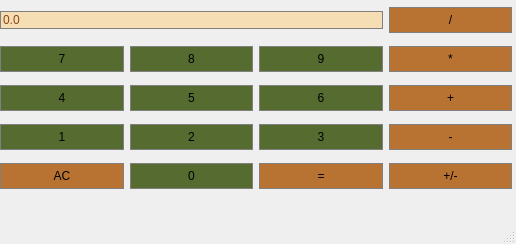
<?xml version="1.0" encoding="UTF-8"?>
<ui version="4.0">
 <class>Calc</class>
 <widget class="QMainWindow" name="Calc">
  <property name="geometry">
   <rect>
    <x>0</x>
    <y>0</y>
    <width>516</width>
    <height>244</height>
   </rect>
  </property>
  <property name="sizePolicy">
   <sizepolicy hsizetype="MinimumExpanding" vsizetype="MinimumExpanding">
    <horstretch>0</horstretch>
    <verstretch>0</verstretch>
   </sizepolicy>
  </property>
  <property name="windowTitle">
   <string>Calc</string>
  </property>
  <widget class="QWidget" name="centralwidget">
   <widget class="QWidget" name="layoutWidget">
    <property name="geometry">
     <rect>
      <x>0</x>
      <y>0</y>
      <width>512</width>
      <height>200</height>
     </rect>
    </property>
    <property name="sizePolicy">
     <sizepolicy hsizetype="Expanding" vsizetype="Preferred">
      <horstretch>0</horstretch>
      <verstretch>0</verstretch>
     </sizepolicy>
    </property>
    <layout class="QGridLayout" name="gridLayout">
     <item row="4" column="0">
      <widget class="QPushButton" name="ButtonClear">
       <property name="sizePolicy">
        <sizepolicy hsizetype="Expanding" vsizetype="Fixed">
         <horstretch>0</horstretch>
         <verstretch>0</verstretch>
        </sizepolicy>
       </property>
       <property name="styleSheet">
        <string notr="true">QPushButton {
     background-color: #b87333; border: 1px solid gray;
	border-radius: 0px;
	padding: 5px;
}</string>
       </property>
       <property name="text">
        <string>AC</string>
       </property>
      </widget>
     </item>
     <item row="1" column="0">
      <widget class="QPushButton" name="Button7">
       <property name="sizePolicy">
        <sizepolicy hsizetype="Expanding" vsizetype="Fixed">
         <horstretch>0</horstretch>
         <verstretch>0</verstretch>
        </sizepolicy>
       </property>
       <property name="styleSheet">
        <string notr="true">QPushButton {
     background-color: #556b2f; border: 1px solid gray;
	border-radius: 0px;
	padding: 5px;
}</string>
       </property>
       <property name="text">
        <string>7</string>
       </property>
      </widget>
     </item>
     <item row="1" column="3">
      <widget class="QPushButton" name="Multiply">
       <property name="sizePolicy">
        <sizepolicy hsizetype="Expanding" vsizetype="Fixed">
         <horstretch>0</horstretch>
         <verstretch>0</verstretch>
        </sizepolicy>
       </property>
       <property name="styleSheet">
        <string notr="true">QPushButton {
     background-color: #b87333; border: 1px solid gray;
	border-radius: 0px;
	padding: 5px;
}</string>
       </property>
       <property name="text">
        <string>*</string>
       </property>
      </widget>
     </item>
     <item row="3" column="2">
      <widget class="QPushButton" name="Button3">
       <property name="sizePolicy">
        <sizepolicy hsizetype="Expanding" vsizetype="Fixed">
         <horstretch>0</horstretch>
         <verstretch>0</verstretch>
        </sizepolicy>
       </property>
       <property name="styleSheet">
        <string notr="true">QPushButton {
     background-color: #556b2f; border: 1px solid gray;
	border-radius: 0px;
	padding: 5px;
}</string>
       </property>
       <property name="text">
        <string>3</string>
       </property>
      </widget>
     </item>
     <item row="1" column="1">
      <widget class="QPushButton" name="Button8">
       <property name="sizePolicy">
        <sizepolicy hsizetype="Expanding" vsizetype="Fixed">
         <horstretch>0</horstretch>
         <verstretch>0</verstretch>
        </sizepolicy>
       </property>
       <property name="styleSheet">
        <string notr="true">QPushButton {
     background-color: #556b2f; border: 1px solid gray;
	border-radius: 0px;
	padding: 5px;
}</string>
       </property>
       <property name="text">
        <string>8</string>
       </property>
      </widget>
     </item>
     <item row="2" column="3">
      <widget class="QPushButton" name="Add">
       <property name="sizePolicy">
        <sizepolicy hsizetype="Expanding" vsizetype="Fixed">
         <horstretch>0</horstretch>
         <verstretch>0</verstretch>
        </sizepolicy>
       </property>
       <property name="styleSheet">
        <string notr="true">QPushButton {
     background-color: #b87333; border: 1px solid gray;
	border-radius: 0px;
	padding: 5px;
}</string>
       </property>
       <property name="text">
        <string>+</string>
       </property>
      </widget>
     </item>
     <item row="2" column="0">
      <widget class="QPushButton" name="Button4">
       <property name="sizePolicy">
        <sizepolicy hsizetype="Expanding" vsizetype="Fixed">
         <horstretch>0</horstretch>
         <verstretch>0</verstretch>
        </sizepolicy>
       </property>
       <property name="styleSheet">
        <string notr="true">QPushButton {
     background-color: #556b2f; border: 1px solid gray;
	border-radius: 0px;
	padding: 5px;
}</string>
       </property>
       <property name="text">
        <string>4</string>
       </property>
      </widget>
     </item>
     <item row="0" column="3">
      <widget class="QPushButton" name="Divide">
       <property name="sizePolicy">
        <sizepolicy hsizetype="Expanding" vsizetype="Fixed">
         <horstretch>0</horstretch>
         <verstretch>0</verstretch>
        </sizepolicy>
       </property>
       <property name="styleSheet">
        <string notr="true">QPushButton {
     background-color: 	#b87333; border: 1px solid gray;
	border-radius: 0px;
	padding: 5px;
}</string>
       </property>
       <property name="text">
        <string>/</string>
       </property>
      </widget>
     </item>
     <item row="3" column="1">
      <widget class="QPushButton" name="Button2">
       <property name="sizePolicy">
        <sizepolicy hsizetype="Expanding" vsizetype="Fixed">
         <horstretch>0</horstretch>
         <verstretch>0</verstretch>
        </sizepolicy>
       </property>
       <property name="styleSheet">
        <string notr="true">QPushButton {
     background-color: #556b2f; border: 1px solid gray;
	border-radius: 0px;
	padding: 5px;
}</string>
       </property>
       <property name="text">
        <string>2</string>
       </property>
      </widget>
     </item>
     <item row="3" column="0">
      <widget class="QPushButton" name="Button1">
       <property name="sizePolicy">
        <sizepolicy hsizetype="Expanding" vsizetype="Fixed">
         <horstretch>0</horstretch>
         <verstretch>0</verstretch>
        </sizepolicy>
       </property>
       <property name="styleSheet">
        <string notr="true">QPushButton {
     background-color: #556b2f; border: 1px solid gray;
	border-radius: 0px;
	padding: 5px;
}</string>
       </property>
       <property name="text">
        <string>1</string>
       </property>
      </widget>
     </item>
     <item row="0" column="0" colspan="3">
      <widget class="QLineEdit" name="Display">
       <property name="sizePolicy">
        <sizepolicy hsizetype="Expanding" vsizetype="Fixed">
         <horstretch>0</horstretch>
         <verstretch>0</verstretch>
        </sizepolicy>
       </property>
       <property name="styleSheet">
        <string notr="true">QLineEdit {
     background-color: #f5deb3;; border: 1px solid gray;
	color: #8b4513;}</string>
       </property>
       <property name="text">
        <string>0.0</string>
       </property>
      </widget>
     </item>
     <item row="2" column="1">
      <widget class="QPushButton" name="Button5">
       <property name="sizePolicy">
        <sizepolicy hsizetype="Expanding" vsizetype="Fixed">
         <horstretch>0</horstretch>
         <verstretch>0</verstretch>
        </sizepolicy>
       </property>
       <property name="styleSheet">
        <string notr="true">QPushButton {
     background-color: #556b2f; border: 1px solid gray;
	border-radius: 0px;
	padding: 5px;
}</string>
       </property>
       <property name="text">
        <string>5</string>
       </property>
      </widget>
     </item>
     <item row="4" column="1">
      <widget class="QPushButton" name="Button0">
       <property name="sizePolicy">
        <sizepolicy hsizetype="Expanding" vsizetype="Fixed">
         <horstretch>0</horstretch>
         <verstretch>0</verstretch>
        </sizepolicy>
       </property>
       <property name="styleSheet">
        <string notr="true">QPushButton {
     background-color: #556b2f; border: 1px solid gray;
	border-radius: 0px;
	padding: 5px;
}</string>
       </property>
       <property name="text">
        <string>0</string>
       </property>
      </widget>
     </item>
     <item row="1" column="2">
      <widget class="QPushButton" name="Button9">
       <property name="sizePolicy">
        <sizepolicy hsizetype="Expanding" vsizetype="Fixed">
         <horstretch>0</horstretch>
         <verstretch>0</verstretch>
        </sizepolicy>
       </property>
       <property name="styleSheet">
        <string notr="true">QPushButton {
     background-color: #556b2f; border: 1px solid gray;
	border-radius: 0px;
	padding: 5px;
}</string>
       </property>
       <property name="text">
        <string>9</string>
       </property>
      </widget>
     </item>
     <item row="2" column="2">
      <widget class="QPushButton" name="Button6">
       <property name="sizePolicy">
        <sizepolicy hsizetype="Expanding" vsizetype="Fixed">
         <horstretch>0</horstretch>
         <verstretch>0</verstretch>
        </sizepolicy>
       </property>
       <property name="styleSheet">
        <string notr="true">QPushButton {
     background-color: #556b2f; border: 1px solid gray;
	border-radius: 0px;
	padding: 5px;
}</string>
       </property>
       <property name="text">
        <string>6</string>
       </property>
      </widget>
     </item>
     <item row="3" column="3">
      <widget class="QPushButton" name="Subtract">
       <property name="sizePolicy">
        <sizepolicy hsizetype="Expanding" vsizetype="Fixed">
         <horstretch>0</horstretch>
         <verstretch>0</verstretch>
        </sizepolicy>
       </property>
       <property name="styleSheet">
        <string notr="true">QPushButton {
     background-color: #b87333; border: 1px solid gray;
	border-radius: 0px;
	padding: 5px;
}</string>
       </property>
       <property name="text">
        <string>-</string>
       </property>
      </widget>
     </item>
     <item row="4" column="2">
      <widget class="QPushButton" name="Equals">
       <property name="sizePolicy">
        <sizepolicy hsizetype="Expanding" vsizetype="Fixed">
         <horstretch>0</horstretch>
         <verstretch>0</verstretch>
        </sizepolicy>
       </property>
       <property name="styleSheet">
        <string notr="true">QPushButton {
     background-color: #b87333; border: 1px solid gray;
	border-radius: 0px;
	padding: 5px;
}</string>
       </property>
       <property name="text">
        <string>=</string>
       </property>
      </widget>
     </item>
     <item row="4" column="3">
      <widget class="QPushButton" name="ChangeSign">
       <property name="sizePolicy">
        <sizepolicy hsizetype="Expanding" vsizetype="Fixed">
         <horstretch>0</horstretch>
         <verstretch>0</verstretch>
        </sizepolicy>
       </property>
       <property name="styleSheet">
        <string notr="true">QPushButton {
     background-color: #b87333; border: 1px solid gray;
	border-radius: 0px;
	padding: 5px;
}</string>
       </property>
       <property name="text">
        <string>+/-</string>
       </property>
      </widget>
     </item>
    </layout>
   </widget>
  </widget>
  <widget class="QMenuBar" name="menubar">
   <property name="geometry">
    <rect>
     <x>0</x>
     <y>0</y>
     <width>516</width>
     <height>21</height>
    </rect>
   </property>
  </widget>
  <widget class="QStatusBar" name="statusbar"/>
 </widget>
 <resources/>
 <connections/>
</ui>
